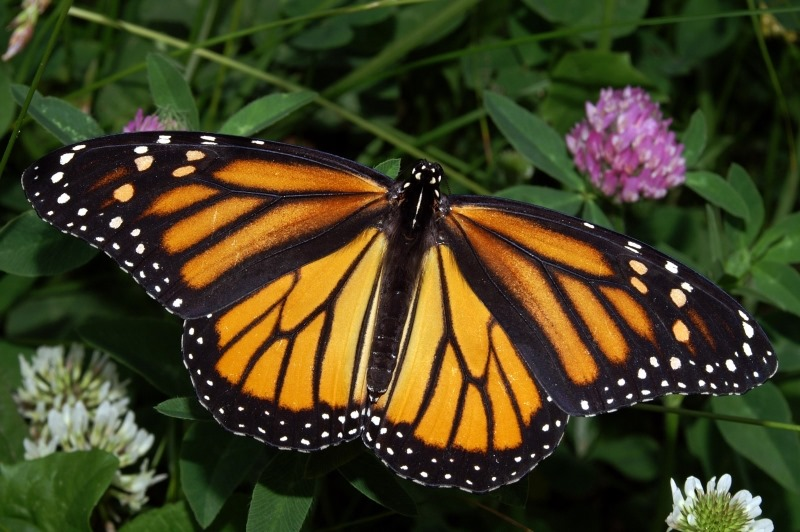
#> input picture tutorials/example_images/butterfly.jpg, 800 x 532 px
$ python 14_edge_detection.py
#> lines starting #> are read from the running program, lines starting #| are printed output that depends on the picture
import numpy as np
import cv2
import matplotlib.pyplot as plt

img = cv2.imread("example_images/butterfly.jpg", cv2.IMREAD_GRAYSCALE)
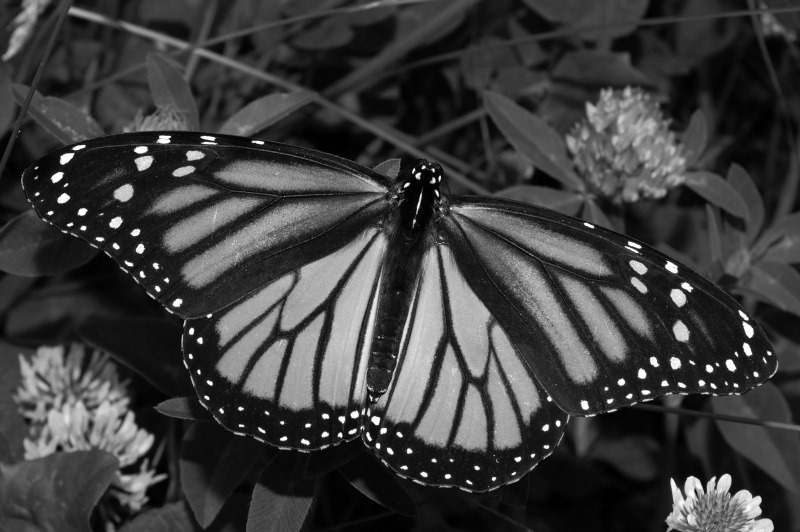
#> img: shape (532, 800); min 0, max 255, mean 60.9

img_edge1 = cv2.Canny(img, threshold1=50, threshold2=300)
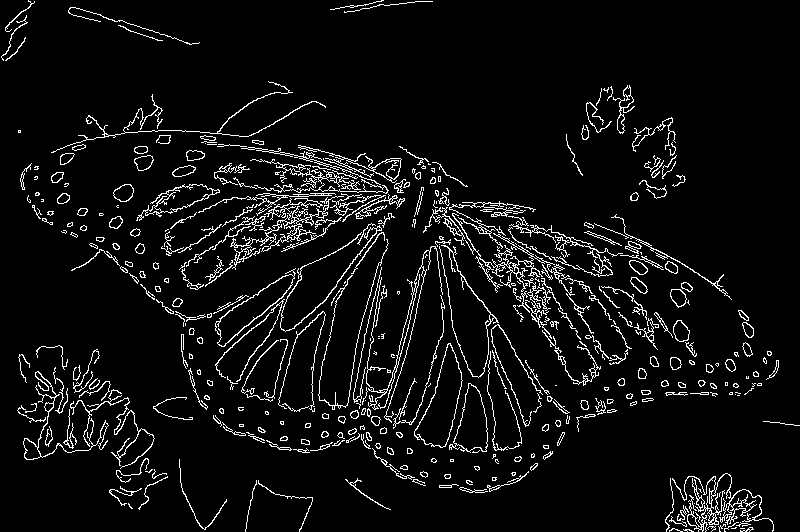
#> img_edge1: shape (532, 800); 6.1% white in thin lines or dots
img_edge2 = cv2.Canny(img, threshold1=100, threshold2=300)
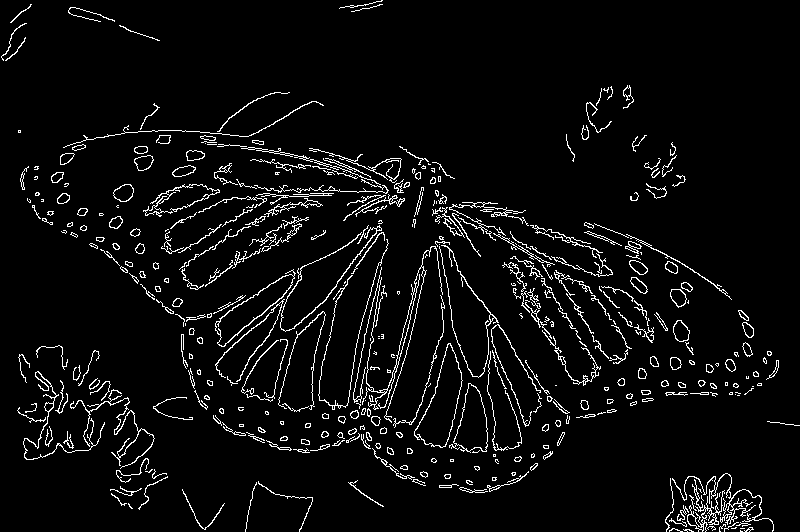
#> img_edge2: shape (532, 800); 5% white in thin lines or dots
img_edge3 = cv2.Canny(img, threshold1=200, threshold2=300)
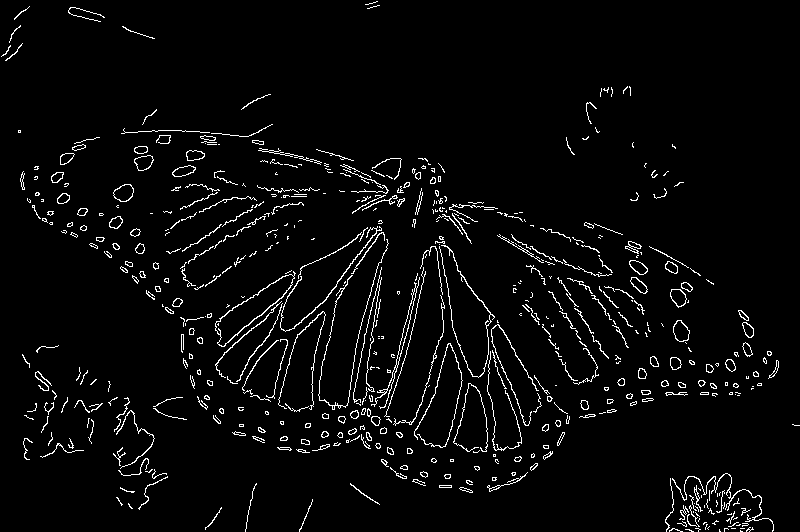
#> img_edge3: shape (532, 800); 3.7% white in thin lines or dots

cv2.imshow("original", img)
cv2.imshow("edge1", img_edge1)
cv2.imshow("edge2", img_edge2)
cv2.imshow("edge3", img_edge3)
cv2.waitKey(0)
cv2.destroyAllWindows()
